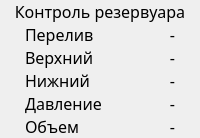
                    <widget class="QFrame" name="frame_12">
                     <property name="frameShape">
                      <enum>QFrame::NoFrame</enum>
                     </property>
                     <property name="frameShadow">
                      <enum>QFrame::Raised</enum>
                     </property>
                     <layout class="QVBoxLayout" name="verticalLayout_33">
                      <property name="spacing">
                       <number>0</number>
                      </property>
                      <property name="leftMargin">
                       <number>0</number>
                      </property>
                      <property name="topMargin">
                       <number>0</number>
                      </property>
                      <property name="rightMargin">
                       <number>0</number>
                      </property>
                      <property name="bottomMargin">
                       <number>0</number>
                      </property>
                      <item>
                       <widget class="QFrame" name="frame_18">
                        <property name="frameShape">
                         <enum>QFrame::NoFrame</enum>
                        </property>
                        <property name="frameShadow">
                         <enum>QFrame::Raised</enum>
                        </property>
                        <layout class="QVBoxLayout" name="verticalLayout_31">
                         <property name="spacing">
                          <number>0</number>
                         </property>
                         <property name="leftMargin">
                          <number>0</number>
                         </property>
                         <property name="topMargin">
                          <number>0</number>
                         </property>
                         <property name="rightMargin">
                          <number>0</number>
                         </property>
                         <property name="bottomMargin">
                          <number>0</number>
                         </property>
                         <item>
                          <widget class="QLabel" name="menu_lbl_17">
                           <property name="font">
                            <font>
                             <family>Rubik</family>
                             <pointsize>12</pointsize>
                             <weight>50</weight>
                             <bold>false</bold>
                            </font>
                           </property>
                           <property name="text">
                            <string>Контроль резервуара</string>
                           </property>
                           <property name="alignment">
                            <set>Qt::AlignCenter</set>
                           </property>
                          </widget>
                         </item>
                        </layout>
                       </widget>
                      </item>
                      <item>
                       <widget class="QFrame" name="frame_26">
                        <property name="sizePolicy">
                         <sizepolicy hsizetype="Preferred" vsizetype="Expanding">
                          <horstretch>0</horstretch>
                          <verstretch>0</verstretch>
                         </sizepolicy>
                        </property>
                        <property name="frameShape">
                         <enum>QFrame::NoFrame</enum>
                        </property>
                        <property name="frameShadow">
                         <enum>QFrame::Raised</enum>
                        </property>
                        <layout class="QVBoxLayout" name="verticalLayout_32">
                         <property name="spacing">
                          <number>0</number>
                         </property>
                         <property name="leftMargin">
                          <number>25</number>
                         </property>
                         <property name="topMargin">
                          <number>0</number>
                         </property>
                         <property name="rightMargin">
                          <number>25</number>
                         </property>
                         <property name="bottomMargin">
                          <number>0</number>
                         </property>
                         <item>
                          <widget class="QFrame" name="frame_27">
                           <property name="frameShape">
                            <enum>QFrame::NoFrame</enum>
                           </property>
                           <property name="frameShadow">
                            <enum>QFrame::Raised</enum>
                           </property>
                           <layout class="QHBoxLayout" name="horizontalLayout_11">
                            <property name="spacing">
                             <number>0</number>
                            </property>
                            <property name="leftMargin">
                             <number>0</number>
                            </property>
                            <property name="topMargin">
                             <number>0</number>
                            </property>
                            <property name="rightMargin">
                             <number>0</number>
                            </property>
                            <property name="bottomMargin">
                             <number>0</number>
                            </property>
                            <item>
                             <widget class="QLabel" name="menu_lbl_18">
                              <property name="font">
                               <font>
                                <family>Rubik Medium</family>
                                <pointsize>12</pointsize>
                               </font>
                              </property>
                              <property name="text">
                               <string>Перелив</string>
                              </property>
                              <property name="alignment">
                               <set>Qt::AlignLeading|Qt::AlignLeft|Qt::AlignVCenter</set>
                              </property>
                             </widget>
                            </item>
                            <item>
                             <widget class="QLabel" name="menu_lbl_19">
                              <property name="font">
                               <font>
                                <family>Rubik</family>
                                <pointsize>12</pointsize>
                               </font>
                              </property>
                              <property name="text">
                               <string>-</string>
                              </property>
                              <property name="alignment">
                               <set>Qt::AlignRight|Qt::AlignTrailing|Qt::AlignVCenter</set>
                              </property>
                             </widget>
                            </item>
                           </layout>
                          </widget>
                         </item>
                         <item>
                          <widget class="QFrame" name="frame_28">
                           <property name="frameShape">
                            <enum>QFrame::NoFrame</enum>
                           </property>
                           <property name="frameShadow">
                            <enum>QFrame::Raised</enum>
                           </property>
                           <layout class="QHBoxLayout" name="horizontalLayout_12">
                            <property name="spacing">
                             <number>0</number>
                            </property>
                            <property name="leftMargin">
                             <number>0</number>
                            </property>
                            <property name="topMargin">
                             <number>0</number>
                            </property>
                            <property name="rightMargin">
                             <number>0</number>
                            </property>
                            <property name="bottomMargin">
                             <number>0</number>
                            </property>
                            <item>
                             <widget class="QLabel" name="menu_lbl_20">
                              <property name="font">
                               <font>
                                <family>Rubik Medium</family>
                                <pointsize>12</pointsize>
                               </font>
                              </property>
                              <property name="text">
                               <string>Верхний</string>
                              </property>
                              <property name="alignment">
                               <set>Qt::AlignLeading|Qt::AlignLeft|Qt::AlignVCenter</set>
                              </property>
                             </widget>
                            </item>
                            <item>
                             <widget class="QLabel" name="menu_lbl_21">
                              <property name="font">
                               <font>
                                <family>Rubik</family>
                                <pointsize>12</pointsize>
                               </font>
                              </property>
                              <property name="text">
                               <string>-</string>
                              </property>
                              <property name="alignment">
                               <set>Qt::AlignRight|Qt::AlignTrailing|Qt::AlignVCenter</set>
                              </property>
                             </widget>
                            </item>
                           </layout>
                          </widget>
                         </item>
                         <item>
                          <widget class="QFrame" name="frame_29">
                           <property name="frameShape">
                            <enum>QFrame::NoFrame</enum>
                           </property>
                           <property name="frameShadow">
                            <enum>QFrame::Raised</enum>
                           </property>
                           <layout class="QHBoxLayout" name="horizontalLayout_13">
                            <property name="spacing">
                             <number>0</number>
                            </property>
                            <property name="leftMargin">
                             <number>0</number>
                            </property>
                            <property name="topMargin">
                             <number>0</number>
                            </property>
                            <property name="rightMargin">
                             <number>0</number>
                            </property>
                            <property name="bottomMargin">
                             <number>0</number>
                            </property>
                            <item>
                             <widget class="QLabel" name="menu_lbl_22">
                              <property name="font">
                               <font>
                                <family>Rubik Medium</family>
                                <pointsize>12</pointsize>
                               </font>
                              </property>
                              <property name="text">
                               <string>Нижний</string>
                              </property>
                              <property name="alignment">
                               <set>Qt::AlignLeading|Qt::AlignLeft|Qt::AlignVCenter</set>
                              </property>
                             </widget>
                            </item>
                            <item>
                             <widget class="QLabel" name="menu_lbl_23">
                              <property name="font">
                               <font>
                                <family>Rubik</family>
                                <pointsize>12</pointsize>
                               </font>
                              </property>
                              <property name="text">
                               <string>-</string>
                              </property>
                              <property name="alignment">
                               <set>Qt::AlignRight|Qt::AlignTrailing|Qt::AlignVCenter</set>
                              </property>
                             </widget>
                            </item>
                           </layout>
                          </widget>
                         </item>
                         <item>
                          <widget class="QFrame" name="frame_54">
                           <property name="frameShape">
                            <enum>QFrame::NoFrame</enum>
                           </property>
                           <property name="frameShadow">
                            <enum>QFrame::Raised</enum>
                           </property>
                           <layout class="QHBoxLayout" name="horizontalLayout_14">
                            <property name="spacing">
                             <number>0</number>
                            </property>
                            <property name="leftMargin">
                             <number>0</number>
                            </property>
                            <property name="topMargin">
                             <number>0</number>
                            </property>
                            <property name="rightMargin">
                             <number>0</number>
                            </property>
                            <property name="bottomMargin">
                             <number>0</number>
                            </property>
                            <item>
                             <widget class="QLabel" name="menu_lbl_24">
                              <property name="font">
                               <font>
                                <family>Rubik Medium</family>
                                <pointsize>12</pointsize>
                               </font>
                              </property>
                              <property name="text">
                               <string>Давление</string>
                              </property>
                              <property name="alignment">
                               <set>Qt::AlignLeading|Qt::AlignLeft|Qt::AlignVCenter</set>
                              </property>
                             </widget>
                            </item>
                            <item>
                             <widget class="QLabel" name="menu_lbl_25">
                              <property name="font">
                               <font>
                                <family>Rubik</family>
                                <pointsize>12</pointsize>
                               </font>
                              </property>
                              <property name="text">
                               <string>-</string>
                              </property>
                              <property name="alignment">
                               <set>Qt::AlignRight|Qt::AlignTrailing|Qt::AlignVCenter</set>
                              </property>
                             </widget>
                            </item>
                           </layout>
                          </widget>
                         </item>
                         <item>
                          <widget class="QFrame" name="frame_55">
                           <property name="frameShape">
                            <enum>QFrame::NoFrame</enum>
                           </property>
                           <property name="frameShadow">
                            <enum>QFrame::Raised</enum>
                           </property>
                           <layout class="QHBoxLayout" name="horizontalLayout_15">
                            <property name="spacing">
                             <number>0</number>
                            </property>
                            <property name="leftMargin">
                             <number>0</number>
                            </property>
                            <property name="topMargin">
                             <number>0</number>
                            </property>
                            <property name="rightMargin">
                             <number>0</number>
                            </property>
                            <property name="bottomMargin">
                             <number>0</number>
                            </property>
                            <item>
                             <widget class="QLabel" name="menu_lbl_26">
                              <property name="font">
                               <font>
                                <family>Rubik Medium</family>
                                <pointsize>12</pointsize>
                               </font>
                              </property>
                              <property name="text">
                               <string>Объем</string>
                              </property>
                              <property name="alignment">
                               <set>Qt::AlignLeading|Qt::AlignLeft|Qt::AlignVCenter</set>
                              </property>
                             </widget>
                            </item>
                            <item>
                             <widget class="QLabel" name="menu_lbl_27">
                              <property name="font">
                               <font>
                                <family>Rubik</family>
                                <pointsize>12</pointsize>
                               </font>
                              </property>
                              <property name="text">
                               <string>-</string>
                              </property>
                              <property name="alignment">
                               <set>Qt::AlignRight|Qt::AlignTrailing|Qt::AlignVCenter</set>
                              </property>
                             </widget>
                            </item>
                           </layout>
                          </widget>
                         </item>
                        </layout>
                       </widget>
                      </item>
                     </layout>
                    </widget>
